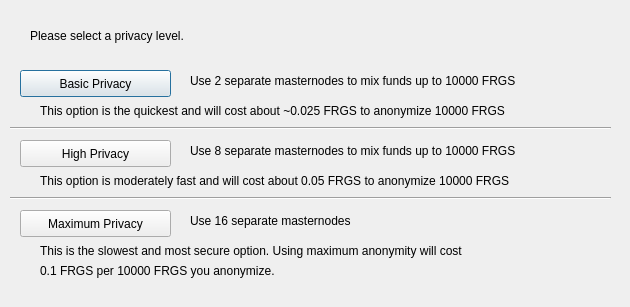
<?xml version="1.0" encoding="UTF-8"?>
<ui version="4.0">
 <class>DarksendConfig</class>
 <widget class="QDialog" name="DarksendConfig">
  <property name="geometry">
   <rect>
    <x>0</x>
    <y>0</y>
    <width>630</width>
    <height>307</height>
   </rect>
  </property>
  <property name="windowTitle">
   <string>Configure Darksend</string>
  </property>
  <widget class="QPushButton" name="buttonBasic">
   <property name="geometry">
    <rect>
     <x>20</x>
     <y>70</y>
     <width>151</width>
     <height>27</height>
    </rect>
   </property>
   <property name="text">
    <string>Basic Privacy</string>
   </property>
  </widget>
  <widget class="QPushButton" name="buttonHigh">
   <property name="geometry">
    <rect>
     <x>20</x>
     <y>140</y>
     <width>151</width>
     <height>27</height>
    </rect>
   </property>
   <property name="text">
    <string>High Privacy</string>
   </property>
  </widget>
  <widget class="QPushButton" name="buttonMax">
   <property name="geometry">
    <rect>
     <x>20</x>
     <y>210</y>
     <width>151</width>
     <height>27</height>
    </rect>
   </property>
   <property name="text">
    <string>Maximum Privacy</string>
   </property>
  </widget>
  <widget class="QLabel" name="label">
   <property name="geometry">
    <rect>
     <x>30</x>
     <y>20</y>
     <width>571</width>
     <height>31</height>
    </rect>
   </property>
   <property name="text">
    <string>Please select a privacy level.</string>
   </property>
  </widget>
  <widget class="QLabel" name="label_2">
   <property name="geometry">
    <rect>
     <x>190</x>
     <y>70</y>
     <width>421</width>
     <height>21</height>
    </rect>
   </property>
   <property name="text">
    <string>Use 2 separate masternodes to mix funds up to 10000 FRGS</string>
   </property>
  </widget>
  <widget class="QLabel" name="label_3">
   <property name="geometry">
    <rect>
     <x>190</x>
     <y>140</y>
     <width>411</width>
     <height>21</height>
    </rect>
   </property>
   <property name="text">
    <string>Use 8 separate masternodes to mix funds up to 10000 FRGS</string>
   </property>
  </widget>
  <widget class="QLabel" name="label_4">
   <property name="geometry">
    <rect>
     <x>190</x>
     <y>210</y>
     <width>421</width>
     <height>21</height>
    </rect>
   </property>
   <property name="text">
    <string>Use 16 separate masternodes</string>
   </property>
  </widget>
  <widget class="QLabel" name="label_6">
   <property name="geometry">
    <rect>
     <x>40</x>
     <y>100</y>
     <width>561</width>
     <height>21</height>
    </rect>
   </property>
   <property name="text">
    <string>This option is the quickest and will cost about ~0.025 FRGS to anonymize 10000 FRGS</string>
   </property>
  </widget>
  <widget class="QLabel" name="label_7">
   <property name="geometry">
    <rect>
     <x>40</x>
     <y>170</y>
     <width>561</width>
     <height>21</height>
    </rect>
   </property>
   <property name="text">
    <string>This option is moderately fast and will cost about 0.05 FRGS to anonymize 10000 FRGS</string>
   </property>
  </widget>
  <widget class="QLabel" name="label_8">
   <property name="geometry">
    <rect>
     <x>40</x>
     <y>240</y>
     <width>561</width>
     <height>21</height>
    </rect>
   </property>
   <property name="text">
    <string>This is the slowest and most secure option. Using maximum anonymity will cost</string>
   </property>
  </widget>
  <widget class="QLabel" name="label_9">
   <property name="geometry">
    <rect>
     <x>40</x>
     <y>260</y>
     <width>561</width>
     <height>21</height>
    </rect>
   </property>
   <property name="text">
    <string>0.1 FRGS per 10000 FRGS you anonymize.</string>
   </property>
  </widget>
  <widget class="Line" name="line">
   <property name="geometry">
    <rect>
     <x>10</x>
     <y>120</y>
     <width>601</width>
     <height>16</height>
    </rect>
   </property>
   <property name="orientation">
    <enum>Qt::Horizontal</enum>
   </property>
  </widget>
  <widget class="Line" name="line_2">
   <property name="geometry">
    <rect>
     <x>10</x>
     <y>190</y>
     <width>601</width>
     <height>16</height>
    </rect>
   </property>
   <property name="orientation">
    <enum>Qt::Horizontal</enum>
   </property>
  </widget>
 </widget>
 <resources/>
 <connections/>
</ui>
